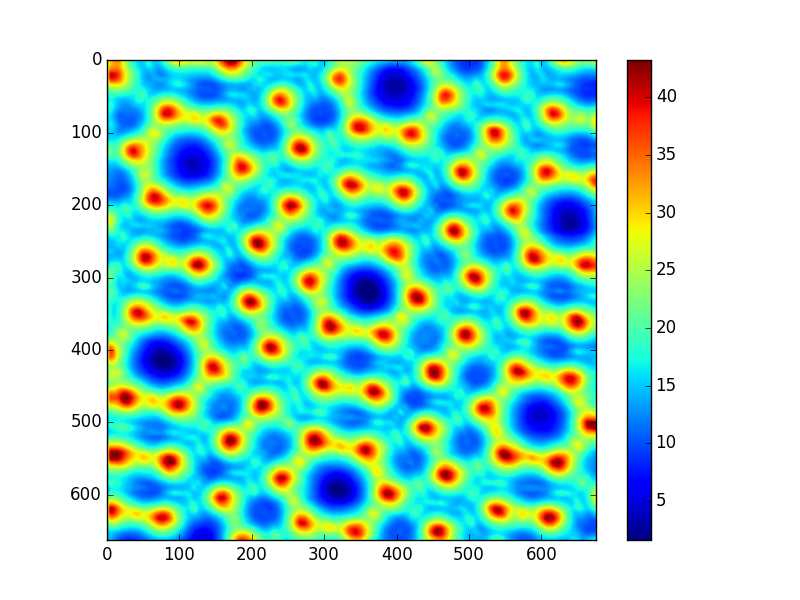

Source code (Python):
# -*- coding: utf-8 -*-
"""
Created on Tue Feb 14 22:04:09 2017

@author: Drew
"""

import numpy as np
import matplotlib.pyplot as plt

filename="stm.txt"   #Set a variable for the filename
data = np.genfromtxt(filename)    #Import the data file using numpy function


plt.imshow(data)  #Simply plot the data with a color mapping to it
plt.colorbar()
plt.savefig("Ciampa_hw3_prob1.png", format='png')   #Save the PNG of the image
